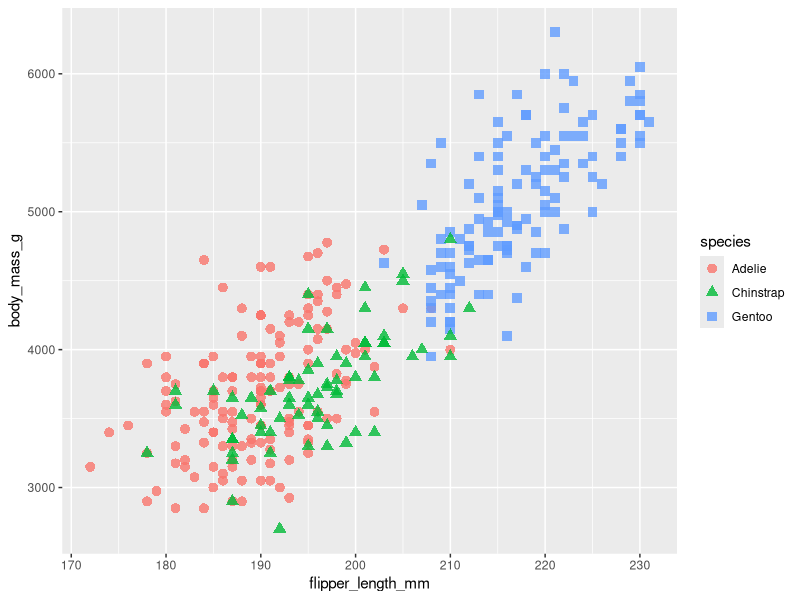

Write the R code that produced this figure.

# Load packages
library(palmerpenguins)
library(tidyverse)
library(ggplot2)


# Plot
mass_flipper <- ggplot(data = penguins, 
                       aes(x = flipper_length_mm,
                           y = body_mass_g)) +
  geom_point(aes(color = species, 
                 shape = species),
             size = 3,
             alpha = 0.8)

mass_flipper